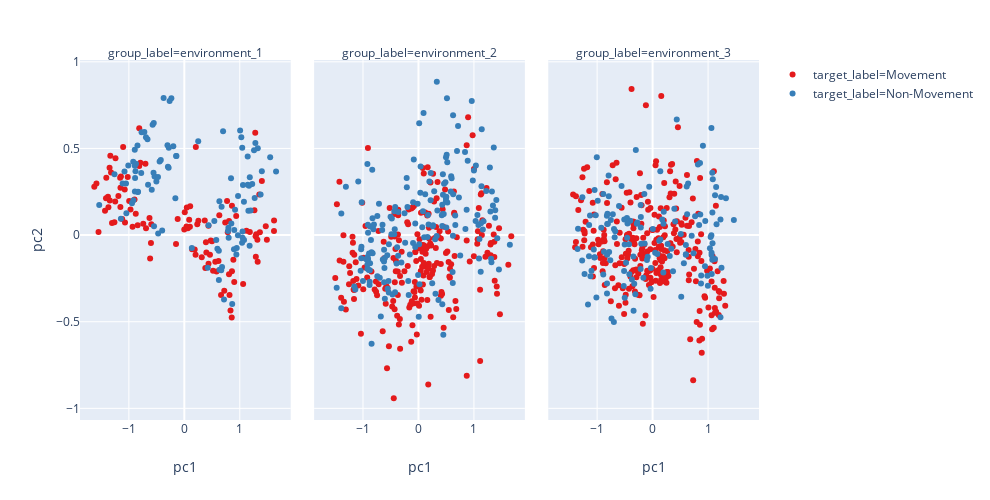

Notebook source saved alongside this figure:
### Code cell
px.scatter(pca_res, x="pc1", y="pc2", color="target_label", 
              hover_name="target_label", width = 990, height = 500,
           color_discrete_sequence = px.colors.qualitative.Set1, facet_col = 'group_label'
              )

### Figure 1 — Plotly figure (JSON) as saved in the notebook; plotly's stock layout.template omitted (floating-point values rounded to 4 significant figures; data arrays with more than 128 entries replaced by an {"elided": "..."} marker saying what was removed)
{"data": [{"hovertemplate": "<b>%{hovertext}</b><br><br>group_label=environment_1<br>target_label=Movement<br>pc1=%{x}<br>pc2=%{y}<extra></extra>", "hovertext": ["Movement", "Movement", "Movement", "Movement", "Movement", "Movement", "Movement", "Movement", "Movement", "Movement", "Movement", "Movement", "Movement", "Movement", "Movement", "Movement", "Movement", "Movement", "Movement", "Movement", "Movement", "Movement", "Movement", "Movement", "Movement", "Movement", "Movement", "Movement", "Movement", "Movement", "Movement", "Movement", "Movement", "Movement", "Movement", "Movement", "Movement", "Movement", "Movement", "Movement", "Movement", "Movement", "Movement", "Movement", "Movement", "Movement", "Movement", "Movement", "Movement", "Movement", "Movement", "Movement", "Movement", "Movement", "Movement", "Movement", "Movement", "Movement", "Movement", "Movement", "Movement", "Movement", "Movement", "Movement", "Movement", "Movement", "Movement", "Movement", "Movement", "Movement", "Movement", "Movement", "Movement", "Movement", "Movement", "Movement", "Movement", "Movement", "Movement", "Movement", "Movement", "Movement", "Movement", "Movement", "Movement", "Movement", "Movement", "Movement", "Movement", "Movement", "Movement", "Movement", "Movement", "Movement", "Movement", "Movement", "Movement", "Movement", "Movement", "Movement", "Movement", "Movement", "Movement", "Movement", "Movement"], "legendgroup": "target_label=Movement", "marker": {"color": "rgb(228,26,28)", "symbol": "circle"}, "mode": "markers", "name": "target_label=Movement", "showlegend": true, "type": "scatter", "uid": "ed7d1009-57e1-4c5e-925e-bb8280148193", "x": [1.289, -1.369, -1.407, 0.2076, 0.8586, 0.1008, -1.377, 0.6306, -1.241, -0.7406, 0.8588, -0.8758, 1.06, -0.701, -0.7925, -0.9331, 1.317, -0.628, 0.8057, 0.4622, -1.585, 0.8325, -1.153, 1.181, -0.8133, 0.616, 0.5585, -1.12, 1.322, -1.304, -0.6167, 1.617, -1.103, 1.352, -0.8413, 0.187, -1.143, 0.007918, 0.3681, 0.7831, 0.5812, 0.2336, -1.321, 1.279, -0.1497, 1.363, 1.488, -1.075, -0.0008593, 0.2025, 0.04521, 0.4362, -0.6905, 1.398, -1.189, -1.021, -1.348, 0.7705, 0.6623, -1.43, -0.8131, -1.07, -1.623, 1.297, -0.6015, 0.1393, 1.618, 0.1052, 0.39, 1.264, 0.3782, 0.4346, 0.08751, 0.3142, -1.334, -1.246, 0.2532, 0.8844, 0.7203, -0.8976, 1.12, -1.344, 0.8147, 0.3977, 0.0393, 0.7372, 0.06397, 0.8546, -1.151, 0.4772, 1.469, -1.261, 0.5182, 1.285, 0.9353, -0.9943, 0.806, 0.4985, -1.412, -1.157, -0.9707, 0.9, -1.547, -0.5956, -0.1198], "xaxis": "x", "y": [-0.1248, 0.1607, 0.3306, 0.5084, 0.1689, 0.04777, 0.2214, 0.1143, 0.4438, 0.06566, -0.2084, 0.1227, -0.2821, 0.4111, 0.4175, 0.04774, -0.02689, 0.09824, -0.2261, -0.114, 0.2981, -0.435, 0.1626, 0.01771, 0.6162, -0.15, -0.1542, 0.09325, -0.1542, 0.0698, -0.1355, 0.0242, 0.5082, 0.2349, 0.05655, -0.08338, 0.3378, 0.1311, 0.08425, 0.01676, -0.2101, 0.06301, 0.3618, 0.5907, -0.05084, 0.01619, -0.02739, 0.2626, 0.03249, -0.1129, 0.1589, -0.1658, 0.0391, 0.3123, 0.225, 0.3355, 0.3884, 0.1974, -0.346, 0.1408, 0.3984, 0.07237, 0.2796, 0.004251, -0.0461, -0.08108, 0.08411, 0.1663, -0.04068, 0.144, -0.1899, 0.05328, 0.08849, -0.1283, 0.4579, 0.1934, 0.08225, -0.1428, -0.3218, 0.2059, 0.02532, 0.2, -0.3452, -0.09979, 0.0497, 0.07314, 0.03992, -0.4754, 0.2728, -0.03144, 0.05166, 0.07475, -0.2052, -0.007218, 0.1094, 0.197, 0.08079, -0.03578, 0.2123, 0.3311, 0.1473, -0.2706, 0.01785, 0.06311, 0.09314], "yaxis": "y"}, {"hovertemplate": "<b>%{hovertext}</b><br><br>group_label=environment_1<br>target_label=Non-Movement<br>pc1=%{x}<br>pc2=%{y}<extra></extra>", "hovertext": ["Non-Movement", "Non-Movement", "Non-Movement", "Non-Movement", "Non-Movement", "Non-Movement", "Non-Movement", "Non-Movement", "Non-Movement", "Non-Movement", "Non-Movement", "Non-Movement", "Non-Movement", "Non-Movement", "Non-Movement", "Non-Movement", "Non-Movement", "Non-Movement", "Non-Movement", "Non-Movement", "Non-Movement", "Non-Movement", "Non-Movement", "Non-Movement", "Non-Movement", "Non-Movement", "Non-Movement", "Non-Movement", "Non-Movement", "Non-Movement", "Non-Movement", "Non-Movement", "Non-Movement", "Non-Movement", "Non-Movement", "Non-Movement", "Non-Movement", "Non-Movement", "Non-Movement", "Non-Movement", "Non-Movement", "Non-Movement", "Non-Movement", "Non-Movement", "Non-Movement", "Non-Movement", "Non-Movement", "Non-Movement", "Non-Movement", "Non-Movement", "Non-Movement", "Non-Movement", "Non-Movement", "Non-Movement", "Non-Movement", "Non-Movement", "Non-Movement", "Non-Movement", "Non-Movement", "Non-Movement", "Non-Movement", "Non-Movement", "Non-Movement", "Non-Movement", "Non-Movement", "Non-Movement", "Non-Movement", "Non-Movement", "Non-Movement", "Non-Movement", "Non-Movement", "Non-Movement", "Non-Movement", "Non-Movement", "Non-Movement", "Non-Movement", "Non-Movement", "Non-Movement", "Non-Movement", "Non-Movement", "Non-Movement", "Non-Movement", "Non-Movement", "Non-Movement", "Non-Movement", "Non-Movement", "Non-Movement", "Non-Movement", "Non-Movement", "Non-Movement", "Non-Movement", "Non-Movement", "Non-Movement", "Non-Movement", "Non-Movement", "Non-Movement", "Non-Movement", "Non-Movement", "Non-Movement", "Non-Movement", "Non-Movement", "Non-Movement", "Non-Movement"], "legendgroup": "target_label=Non-Movement", "marker": {"color": "rgb(55,126,184)", "symbol": "circle"}, "mode": "markers", "name": "target_label=Non-Movement", "showlegend": true, "type": "scatter", "uid": "330faa30-b1a6-4a16-af14-7b890909c5ba", "x": [1.166, 1.155, 1.548, 0.8633, -0.1617, 0.9456, 0.6324, -0.1984, 1.028, 0.68, 0.4371, 0.7994, -0.771, -0.7771, -1.01, -0.9438, -0.1476, 1.654, 0.699, -0.3735, -1.045, 0.8417, -0.6644, 0.788, 1.196, -0.5364, 0.9688, -0.8878, 1.324, -1.534, 1.269, 0.7947, 0.7159, -0.8725, 1.177, 1.05, 0.6347, -1.079, -1.052, -0.2339, 0.5964, -0.5464, 1.057, -0.572, 0.6652, 1.049, 0.8951, -0.9217, 0.2504, -1.144, 1.077, 1.257, 0.423, -0.4717, -0.8351, 1.144, -0.4749, 0.9384, 1.375, -0.2653, 0.6224, 0.6719, -0.4455, 1.041, -0.8809, 0.5412, -1.259, 0.623, -0.4243, 1.281, -1.112, -0.5874, 0.9, 1.143, -0.5555, 0.1353, 0.8474, -0.2957, 1.044, 0.9147, -0.2828, -0.9177, -0.1423, -0.7209, -0.8912, -0.28, 1.006, -0.6537, 1.398, -0.5038, -0.8387, 1.075, -0.8933, -0.3995, -0.5508, 0.9668, 0.5762, -0.8923, -0.6918, -0.3035, -0.8447, 1.224, 1.18], "xaxis": "x", "y": [0.285, 0.1403, 0.4492, -0.3979, 0.2126, -0.07387, 0.1959, 0.5133, 0.5641, -0.1842, 0.05648, -0.0151, 0.5938, 0.3584, 0.4021, 0.1841, 0.457, 0.3664, 0.5992, 0.7909, 0.126, 0.3277, 0.5526, 0.02316, 0.142, 0.3374, 0.2257, 0.3297, 0.5005, 0.1732, 0.2144, 0.04187, -0.3711, 0.4111, -0.06135, -0.01595, -0.1998, 0.367, 0.2975, 0.7894, -0.07893, 0.05151, 0.2885, 0.6363, -0.2034, 0.02079, -0.08209, 0.4227, 0.542, 0.09374, -0.02821, 0.4899, -0.1879, 0.00885, 0.2503, 0.2905, 0.3355, -0.1126, 0.2344, 0.7742, -0.09003, 0.1635, 0.4241, -0.0442, 0.3679, 0.08128, 0.3512, -0.2587, 0.434, 0.531, 0.2981, 0.2612, 0.02944, 0.453, 0.3593, -0.07498, 0.06709, 0.3941, 0.5036, 0.1469, 0.3883, 0.2005, 0.4559, 0.5947, 0.2511, 0.5035, 0.6033, 0.2905, 0.3688, 0.3091, 0.2489, 0.192, 0.4919, 0.02587, 0.6463, -0.001037, -0.02782, 0.3998, 0.565, 0.5178, 0.5169, 0.2953, 0.3332], "yaxis": "y"}, {"hovertemplate": "<b>%{hovertext}</b><br><br>group_label=environment_2<br>target_label=Movement<br>pc1=%{x}<br>pc2=%{y}<extra></extra>", "hovertext": {"elided": "214 str values"}, "legendgroup": "target_label=Movement", "marker": {"color": "rgb(228,26,28)", "symbol": "circle"}, "mode": "markers", "name": "target_label=Movement", "showlegend": false, "type": "scatter", "uid": "07f372ab-662c-415d-a088-8f3ce86f5418", "x": {"elided": "214 float values"}, "xaxis": "x2", "y": {"elided": "214 float values"}, "yaxis": "y"}, {"hovertemplate": "<b>%{hovertext}</b><br><br>group_label=environment_2<br>target_label=Non-Movement<br>pc1=%{x}<br>pc2=%{y}<extra></extra>", "hovertext": {"elided": "178 str values"}, "legendgroup": "target_label=Non-Movement", "marker": {"color": "rgb(55,126,184)", "symbol": "circle"}, "mode": "markers", "name": "target_label=Non-Movement", "showlegend": false, "type": "scatter", "uid": "feba0c6f-c5a8-47d0-9049-38f8c1f2a306", "x": {"elided": "178 float values"}, "xaxis": "x2", "y": {"elided": "178 float values"}, "yaxis": "y"}, {"hovertemplate": "<b>%{hovertext}</b><br><br>group_label=environment_3<br>target_label=Movement<br>pc1=%{x}<br>pc2=%{y}<extra></extra>", "hovertext": {"elided": "262 str values"}, "legendgroup": "target_label=Movement", "marker": {"color": "rgb(228,26,28)", "symbol": "circle"}, "mode": "markers", "name": "target_label=Movement", "showlegend": false, "type": "scatter", "uid": "85e1e509-0688-4200-a105-9e5aeb30597d", "x": {"elided": "262 float values"}, "xaxis": "x3", "y": {"elided": "262 float values"}, "yaxis": "y"}, {"hovertemplate": "<b>%{hovertext}</b><br><br>group_label=environment_3<br>target_label=Non-Movement<br>pc1=%{x}<br>pc2=%{y}<extra></extra>", "hovertext": {"elided": "138 str values"}, "legendgroup": "target_label=Non-Movement", "marker": {"color": "rgb(55,126,184)", "symbol": "circle"}, "mode": "markers", "name": "target_label=Non-Movement", "showlegend": false, "type": "scatter", "uid": "7691149c-1c1c-468c-80a5-b6bef3beba81", "x": {"elided": "138 float values"}, "xaxis": "x3", "y": {"elided": "138 float values"}, "yaxis": "y"}], "layout": {"annotations": [{"showarrow": false, "text": "group_label=environment_1", "textangle": 0, "x": 0.1552, "xanchor": "center", "xref": "paper", "y": 1.02, "yanchor": "middle", "yref": "paper"}, {"showarrow": false, "text": "group_label=environment_2", "textangle": 0, "x": 0.5, "xanchor": "center", "xref": "paper", "y": 1.02, "yanchor": "middle", "yref": "paper"}, {"showarrow": false, "text": "group_label=environment_3", "textangle": 0, "x": 0.8448, "xanchor": "center", "xref": "paper", "y": 1.02, "yanchor": "middle", "yref": "paper"}], "grid": {"xaxes": ["x", "x2", "x3"], "xgap": 0.1, "xside": "bottom", "yaxes": ["y"], "ygap": 0.1, "yside": "left"}, "height": 500, "legend": {"tracegroupgap": 0}, "margin": {"t": 60}, "width": 990, "xaxis": {"title": {"text": "pc1"}}, "xaxis2": {"matches": "x", "title": {"text": "pc1"}}, "xaxis3": {"matches": "x", "title": {"text": "pc1"}}, "yaxis": {"title": {"text": "pc2"}}}}
